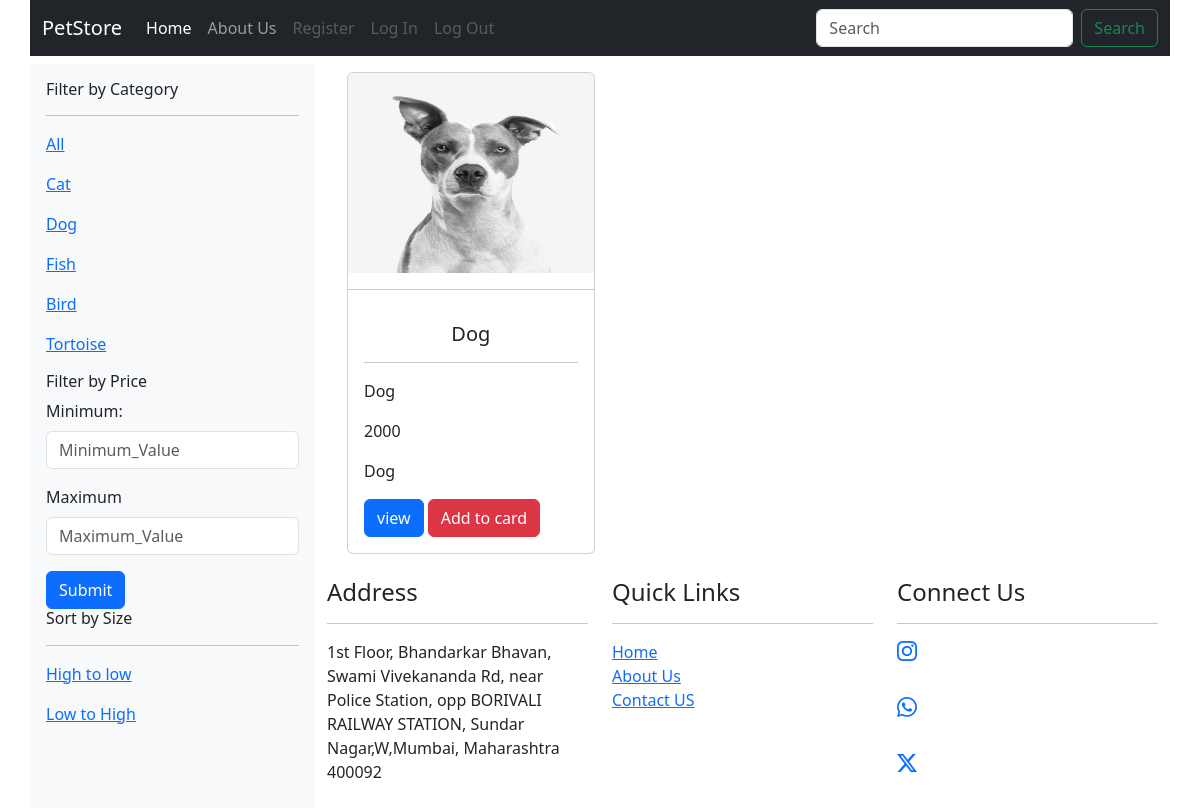
Page /dogList/ on the committed database.
### Petapp/models.py (models this page shows)
class Pet(models.Model):
     id=models.IntegerField(primary_key=True)
     name=models.CharField(max_length=50)
     description = models.CharField(max_length=255,default='null')
     category_choices=(("Cat","Cat"),("Dog","Dog"),("Bird","Bird"),("Fish","Fish"),("Tortoise","Tortoise"))
     category=models.CharField(max_length=50,choices=category_choices, default="watch")
     image=models.ImageField(upload_to="images/", height_field=None, width_field=None, max_length=None)
     price=models.IntegerField()
     prod = CustomManager()
     objects=models.Manager()

### Petapp/views.py (the view)
# urls.py: path('dogList/', views.dogList, name='dogList'),
def dogList(req):
    queryset=Pet.prod.dog_list()
    context={'data':queryset}
    return render(req,"index.html",context)

### Petapp/models.py (called while the page is built)
     def dog_list(self):
          return self.filter(category__exact="Dog")

### Petapp/Templates/index.html (shortened to what this page needs)
{% extends "base.html" %}
{% load static %}
{%block body %}
    <div class="col-md-3 mt-2 p-3 bg-light">
        <h6>Filter by Category</h6>
        <hr>
        <p><a href="/">All </a></p>
        <p><a href="{%url 'catList'%}">Cat</a></p>
        <p><a href="{%url 'dogList'%}">Dog</a></p>
        <p><a href="{%url 'fishList'%}">Fish</a></p>
        <p><a href="{%url 'birdList'%}">Bird</a></p>
        <p><a href="{%url 'tortoiseList'%}">Tortoise</a></p>
        <h6>Filter by Price</h6>
        <form method="post" action="{%url 'range'%}">
          <div class="mb-3">
            <label for="Input1" class="form-label">Minimum:</label>
            <input type="text" name="min" class="form-control" id="Input1" placeholder="Minimum_Value">
          </div>
          <div class="mb-3">
            <label for="Input2" class="form-label">Maximum</label>
            <input type="text" name="max" class="form-control" id="Input2" placeholder="Maximum_Value">
          </div>
          <a href="/range"><button type="submit" name="range"  class="btn btn-primary">Submit</button></a>
        </form>
        <h6>Sort by Size</h6>
        <hr>
        <p><a href="">High to low</a></p>
        <p><a href="">Low to High</a></p>
    </div>
    <div class="col-md-9">
        <div class="row m-2">
          {% for x in data %}
            <div class="col-md-4 mt-2">
              <div class="card" style="width: 100%; ">
                <img src="{{x.image.url}}" class="card-img-top" alt="..." style="width: 100%; height:200px;">
                <hr>
                <div class="card-body">
                  <h5 class="card-title" style="text-align: center;">{{x.name}}</h5>
                  <hr>
                  <p class="card-title">{{x.category}}<p>
                  <p class="card-text">{{x.price}}</p>
                  <p class="card-text">{{x.description}}</p>
                  <a href="details/{{x.id}}" class="btn btn-primary">view</a>
                  <a href="/addcart/{{x.id}}"><button type="submit" class="btn btn-danger">Add to card</button></a>
                </div>
              </div>
            </div>
            {% endfor %}
           <div class="col-md-12">
      </div>
{% endblock %}

### rows in the picture
Pet: image (picture), name "Dog", category "Dog", price "2000", description "Dog"
